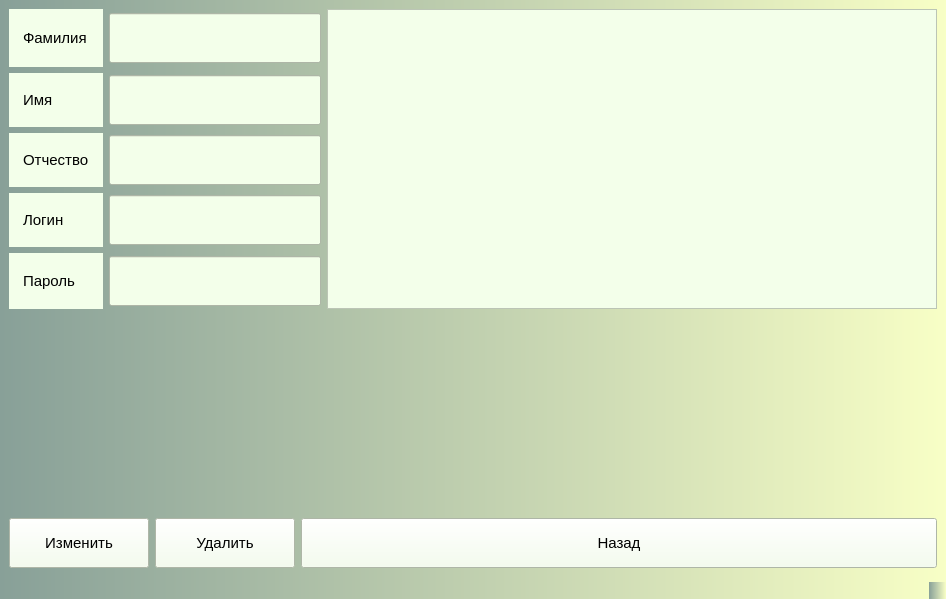
<?xml version="1.0" encoding="UTF-8"?>
<ui version="4.0">
 <class>ChangeUser</class>
 <widget class="QMainWindow" name="ChangeUser">
  <property name="geometry">
   <rect>
    <x>0</x>
    <y>0</y>
    <width>946</width>
    <height>599</height>
   </rect>
  </property>
  <property name="windowTitle">
   <string>MainWindow</string>
  </property>
  <property name="styleSheet">
   <string notr="true">background:qlineargradient(spread:repeat, x1:0, y1:0, x2:1, y2:0, stop:0 rgba(83, 160, 81, 255), stop:1 rgba(255, 120, 161, 255))qlineargradient(spread:repeat, x1:0, y1:0, x2:1, y2:0, stop:0 rgba(136, 160, 152, 255), stop:1 rgba(248, 255, 198, 255))</string>
  </property>
  <widget class="QWidget" name="centralwidget">
   <layout class="QGridLayout" name="gridLayout">
    <item row="0" column="0">
     <widget class="QLabel" name="label">
      <property name="minimumSize">
       <size>
        <width>0</width>
        <height>50</height>
       </size>
      </property>
      <property name="styleSheet">
       <string notr="true">background:rgb(243, 255, 234);
padding: 10;
font-size: 15px;</string>
      </property>
      <property name="text">
       <string>Фамилия</string>
      </property>
     </widget>
    </item>
    <item row="2" column="1" colspan="4">
     <widget class="QLineEdit" name="lineEditOtch">
      <property name="minimumSize">
       <size>
        <width>0</width>
        <height>50</height>
       </size>
      </property>
      <property name="styleSheet">
       <string notr="true">background:rgb(243, 255, 234);
padding: 10;
font-size: 15px;</string>
      </property>
     </widget>
    </item>
    <item row="2" column="0">
     <widget class="QLabel" name="label_4">
      <property name="minimumSize">
       <size>
        <width>0</width>
        <height>50</height>
       </size>
      </property>
      <property name="styleSheet">
       <string notr="true">background:rgb(243, 255, 234);
padding: 10;
font-size: 15px;</string>
      </property>
      <property name="text">
       <string>Отчество</string>
      </property>
     </widget>
    </item>
    <item row="1" column="1" colspan="4">
     <widget class="QLineEdit" name="lineEditName">
      <property name="minimumSize">
       <size>
        <width>0</width>
        <height>50</height>
       </size>
      </property>
      <property name="styleSheet">
       <string notr="true">background:rgb(243, 255, 234);
padding: 10;
font-size: 15px;</string>
      </property>
     </widget>
    </item>
    <item row="5" column="4">
     <spacer name="verticalSpacer">
      <property name="orientation">
       <enum>Qt::Vertical</enum>
      </property>
      <property name="sizeHint" stdset="0">
       <size>
        <width>20</width>
        <height>40</height>
       </size>
      </property>
     </spacer>
    </item>
    <item row="0" column="1" colspan="4">
     <widget class="QLineEdit" name="lineEditFamil">
      <property name="minimumSize">
       <size>
        <width>0</width>
        <height>50</height>
       </size>
      </property>
      <property name="styleSheet">
       <string notr="true">background:rgb(243, 255, 234);
padding: 10;
font-size: 15px;</string>
      </property>
     </widget>
    </item>
    <item row="4" column="0">
     <widget class="QLabel" name="label_6">
      <property name="minimumSize">
       <size>
        <width>0</width>
        <height>50</height>
       </size>
      </property>
      <property name="styleSheet">
       <string notr="true">background:rgb(243, 255, 234);
padding: 10;
font-size: 15px;</string>
      </property>
      <property name="text">
       <string>Пароль</string>
      </property>
     </widget>
    </item>
    <item row="6" column="0" colspan="3">
     <widget class="QPushButton" name="pushButtonChange">
      <property name="minimumSize">
       <size>
        <width>140</width>
        <height>50</height>
       </size>
      </property>
      <property name="styleSheet">
       <string notr="true">background:rgb(243, 255, 234);
padding: 10;
font-size: 15px;</string>
      </property>
      <property name="text">
       <string>Изменить</string>
      </property>
     </widget>
    </item>
    <item row="3" column="1" colspan="4">
     <widget class="QLineEdit" name="lineEditLogin">
      <property name="minimumSize">
       <size>
        <width>0</width>
        <height>50</height>
       </size>
      </property>
      <property name="styleSheet">
       <string notr="true">background:rgb(243, 255, 234);
padding: 10;
font-size: 15px;</string>
      </property>
     </widget>
    </item>
    <item row="0" column="5" rowspan="5">
     <widget class="QScrollArea" name="scrollAreaAllGrade">
      <property name="minimumSize">
       <size>
        <width>0</width>
        <height>300</height>
       </size>
      </property>
      <property name="styleSheet">
       <string notr="true">background:rgb(243, 255, 234);
font-size:16pt</string>
      </property>
      <property name="widgetResizable">
       <bool>true</bool>
      </property>
      <widget class="QWidget" name="scrollAreaWidgetContents_3">
       <property name="geometry">
        <rect>
         <x>0</x>
         <y>0</y>
         <width>608</width>
         <height>298</height>
        </rect>
       </property>
      </widget>
     </widget>
    </item>
    <item row="1" column="0">
     <widget class="QLabel" name="label_3">
      <property name="minimumSize">
       <size>
        <width>0</width>
        <height>50</height>
       </size>
      </property>
      <property name="styleSheet">
       <string notr="true">background:rgb(243, 255, 234);
padding: 10;
font-size: 15px;</string>
      </property>
      <property name="text">
       <string>Имя</string>
      </property>
     </widget>
    </item>
    <item row="4" column="1" colspan="4">
     <widget class="QLineEdit" name="lineEditPassword">
      <property name="minimumSize">
       <size>
        <width>0</width>
        <height>50</height>
       </size>
      </property>
      <property name="styleSheet">
       <string notr="true">background:rgb(243, 255, 234);
padding: 10;
font-size: 15px;</string>
      </property>
     </widget>
    </item>
    <item row="3" column="0">
     <widget class="QLabel" name="label_5">
      <property name="minimumSize">
       <size>
        <width>0</width>
        <height>50</height>
       </size>
      </property>
      <property name="styleSheet">
       <string notr="true">background:rgb(243, 255, 234);
padding: 10;
font-size: 15px;</string>
      </property>
      <property name="text">
       <string>Логин</string>
      </property>
     </widget>
    </item>
    <item row="6" column="4" colspan="2">
     <widget class="QPushButton" name="pushButtotBack">
      <property name="minimumSize">
       <size>
        <width>0</width>
        <height>50</height>
       </size>
      </property>
      <property name="styleSheet">
       <string notr="true">background:rgb(243, 255, 234);
padding: 10;
font-size: 15px;</string>
      </property>
      <property name="text">
       <string>Назад</string>
      </property>
     </widget>
    </item>
    <item row="6" column="3">
     <widget class="QPushButton" name="pushButton">
      <property name="minimumSize">
       <size>
        <width>140</width>
        <height>50</height>
       </size>
      </property>
      <property name="styleSheet">
       <string notr="true">background:rgb(243, 255, 234);
padding: 10;
font-size: 15px;</string>
      </property>
      <property name="text">
       <string>Удалить</string>
      </property>
     </widget>
    </item>
   </layout>
  </widget>
  <widget class="QMenuBar" name="menubar">
   <property name="geometry">
    <rect>
     <x>0</x>
     <y>0</y>
     <width>946</width>
     <height>21</height>
    </rect>
   </property>
  </widget>
  <widget class="QStatusBar" name="statusbar"/>
 </widget>
 <resources/>
 <connections/>
</ui>
